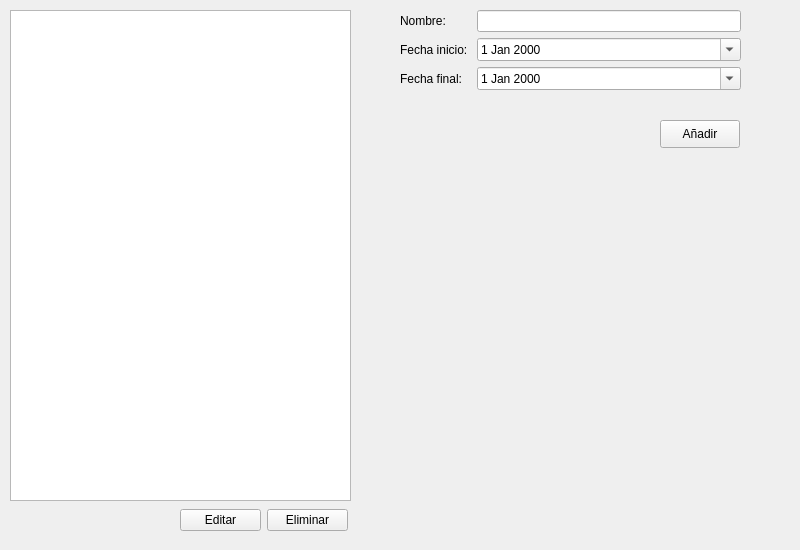
<ui version="4.0" >
 <class>Ligas</class>
 <widget class="QWidget" name="Ligas" >
  <property name="geometry" >
   <rect>
    <x>0</x>
    <y>0</y>
    <width>800</width>
    <height>550</height>
   </rect>
  </property>
  <property name="windowTitle" >
   <string>Form</string>
  </property>
  <property name="autoFillBackground" >
   <bool>false</bool>
  </property>
  <widget class="QWidget" name="formLayoutWidget" >
   <property name="geometry" >
    <rect>
     <x>400</x>
     <y>10</y>
     <width>341</width>
     <height>101</height>
    </rect>
   </property>
   <layout class="QFormLayout" name="formLayout" >
    <item row="0" column="0" >
     <widget class="QLabel" name="label" >
      <property name="text" >
       <string>Nombre: </string>
      </property>
     </widget>
    </item>
    <item row="1" column="0" >
     <widget class="QLabel" name="label_2" >
      <property name="text" >
       <string>Fecha inicio: </string>
      </property>
     </widget>
    </item>
    <item row="0" column="1" >
     <widget class="QLineEdit" name="lineEdit" />
    </item>
    <item row="1" column="1" >
     <widget class="QDateEdit" name="dt_fecha_inicio" >
      <property name="layoutDirection" >
       <enum>Qt::LeftToRight</enum>
      </property>
      <property name="calendarPopup" >
       <bool>true</bool>
      </property>
     </widget>
    </item>
    <item row="2" column="0" >
     <widget class="QLabel" name="label_3" >
      <property name="text" >
       <string>Fecha final:</string>
      </property>
     </widget>
    </item>
    <item row="2" column="1" >
     <widget class="QDateEdit" name="dt_fecha_final" >
      <property name="layoutDirection" >
       <enum>Qt::LeftToRight</enum>
      </property>
      <property name="calendarPopup" >
       <bool>true</bool>
      </property>
     </widget>
    </item>
   </layout>
  </widget>
  <widget class="QPushButton" name="btn_agregar" >
   <property name="geometry" >
    <rect>
     <x>660</x>
     <y>120</y>
     <width>80</width>
     <height>28</height>
    </rect>
   </property>
   <property name="text" >
    <string>Añadir</string>
   </property>
  </widget>
  <widget class="QTableWidget" name="tabla_ligas" >
   <property name="geometry" >
    <rect>
     <x>10</x>
     <y>10</y>
     <width>341</width>
     <height>491</height>
    </rect>
   </property>
  </widget>
  <widget class="QWidget" name="" >
   <property name="geometry" >
    <rect>
     <x>180</x>
     <y>500</y>
     <width>168</width>
     <height>41</height>
    </rect>
   </property>
   <layout class="QGridLayout" name="gridLayout" >
    <item row="0" column="0" >
     <widget class="QPushButton" name="btn_editar" >
      <property name="text" >
       <string>Editar</string>
      </property>
     </widget>
    </item>
    <item row="0" column="1" >
     <widget class="QPushButton" name="btn_eliminar" >
      <property name="text" >
       <string>Eliminar</string>
      </property>
     </widget>
    </item>
   </layout>
  </widget>
 </widget>
 <resources/>
 <connections/>
</ui>
